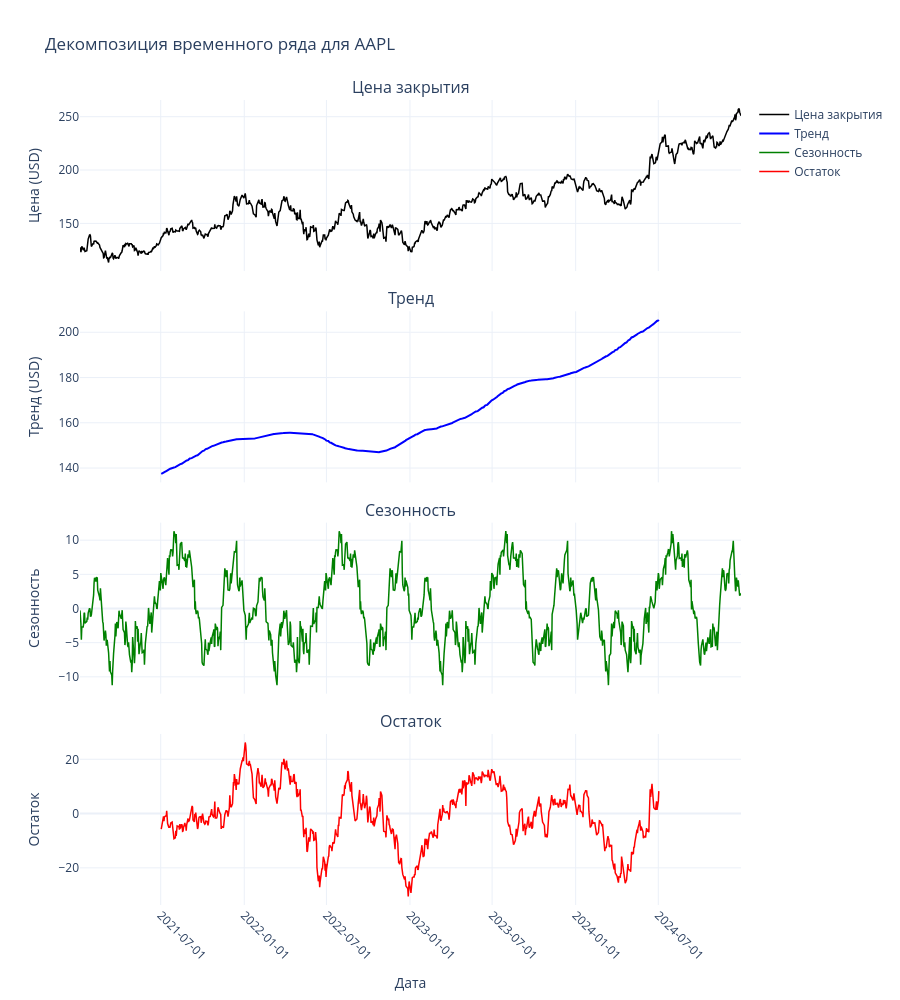

Here is the notebook cell this chart was saved with:
### Code cell
# Создание фигуры с 4 подграфиками
fig = make_subplots(
    rows=4, cols=1,
    shared_xaxes=True,
    vertical_spacing=0.05,
    subplot_titles=('Цена закрытия', 'Тренд', 'Сезонность', 'Остаток')
)

# Цена закрытия
fig.add_trace(
    go.Scatter(
        x=df_stock['Date'],
        y=df_stock['Close'],
        mode='lines',
        name='Цена закрытия',
        line=dict(color='black', width=1.5)
    ),
    row=1, col=1
)

# Тренд
fig.add_trace(
    go.Scatter(
        x=df_stock['Date'],
        y=df_stock['Trend'],
        mode='lines',
        name='Тренд',
        line=dict(color='blue', width=2)
    ),
    row=2, col=1
)

# Сезонность
fig.add_trace(
    go.Scatter(
        x=df_stock['Date'],
        y=df_stock['Seasonality'],
        mode='lines',
        name='Сезонность',
        line=dict(color='green', width=1.5)
    ),
    row=3, col=1
)

# Остаток
fig.add_trace(
    go.Scatter(
        x=df_stock['Date'],
        y=df_stock['Residual'],
        mode='lines',
        name='Остаток',
        line=dict(color='red', width=1.5)
    ),
    row=4, col=1
)

# Настройка layout
fig.update_layout(
    title=f'Декомпозиция временного ряда для {TICKER}',
    height=1000,
    hovermode='x unified',
    template='plotly_white',
    showlegend=True
)

# Настройка осей
fig.update_xaxes(title_text="Дата", tickformat="%Y-%m-%d", tickangle=45, row=4, col=1)
fig.update_yaxes(title_text="Цена (USD)", row=1, col=1)
fig.update_yaxes(title_text="Тренд (USD)", row=2, col=1)
fig.update_yaxes(title_text="Сезонность", row=3, col=1)
fig.update_yaxes(title_text="Остаток", row=4, col=1)
fig.show()
fig.write_html("task2_decomposition.html", include_plotlyjs=True, full_html=True)

### Figure 1 — Plotly figure (JSON) as saved in the notebook; plotly's stock layout.template omitted (floating-point values rounded to 4 significant figures; data arrays with more than 128 entries replaced by an {"elided": "..."} marker saying what was removed)
{"data": [{"line": {"color": "black", "width": 1.5}, "mode": "lines", "name": "Цена закрытия", "type": "scatter", "x": {"elided": "1004 str values"}, "xaxis": "x", "y": {"elided": "1004 float values"}, "yaxis": "y"}, {"line": {"color": "blue", "width": 2}, "mode": "lines", "name": "Тренд", "type": "scatter", "x": {"elided": "1004 str values"}, "xaxis": "x2", "y": {"elided": "1004 float values"}, "yaxis": "y2"}, {"line": {"color": "green", "width": 1.5}, "mode": "lines", "name": "Сезонность", "type": "scatter", "x": {"elided": "1004 str values"}, "xaxis": "x3", "y": {"elided": "1004 float values"}, "yaxis": "y3"}, {"line": {"color": "red", "width": 1.5}, "mode": "lines", "name": "Остаток", "type": "scatter", "x": {"elided": "1004 str values"}, "xaxis": "x4", "y": {"elided": "1004 float values"}, "yaxis": "y4"}], "layout": {"annotations": [{"font": {"size": 16}, "showarrow": false, "text": "Цена закрытия", "x": 0.5, "xanchor": "center", "xref": "paper", "y": 1, "yanchor": "bottom", "yref": "paper"}, {"font": {"size": 16}, "showarrow": false, "text": "Тренд", "x": 0.5, "xanchor": "center", "xref": "paper", "y": 0.7375, "yanchor": "bottom", "yref": "paper"}, {"font": {"size": 16}, "showarrow": false, "text": "Сезонность", "x": 0.5, "xanchor": "center", "xref": "paper", "y": 0.475, "yanchor": "bottom", "yref": "paper"}, {"font": {"size": 16}, "showarrow": false, "text": "Остаток", "x": 0.5, "xanchor": "center", "xref": "paper", "y": 0.2125, "yanchor": "bottom", "yref": "paper"}], "height": 1000, "hovermode": "x unified", "showlegend": true, "title": {"text": "Декомпозиция временного ряда для AAPL"}, "xaxis": {"anchor": "y", "domain": [0, 1], "matches": "x4", "showticklabels": false}, "xaxis2": {"anchor": "y2", "domain": [0, 1], "matches": "x4", "showticklabels": false}, "xaxis3": {"anchor": "y3", "domain": [0, 1], "matches": "x4", "showticklabels": false}, "xaxis4": {"anchor": "y4", "domain": [0, 1], "tickangle": 45, "tickformat": "%Y-%m-%d", "title": {"text": "Дата"}}, "yaxis": {"anchor": "x", "domain": [0.7875, 1], "title": {"text": "Цена (USD)"}}, "yaxis2": {"anchor": "x2", "domain": [0.525, 0.7375], "title": {"text": "Тренд (USD)"}}, "yaxis3": {"anchor": "x3", "domain": [0.2625, 0.475], "title": {"text": "Сезонность"}}, "yaxis4": {"anchor": "x4", "domain": [0, 0.2125], "title": {"text": "Остаток"}}}}
